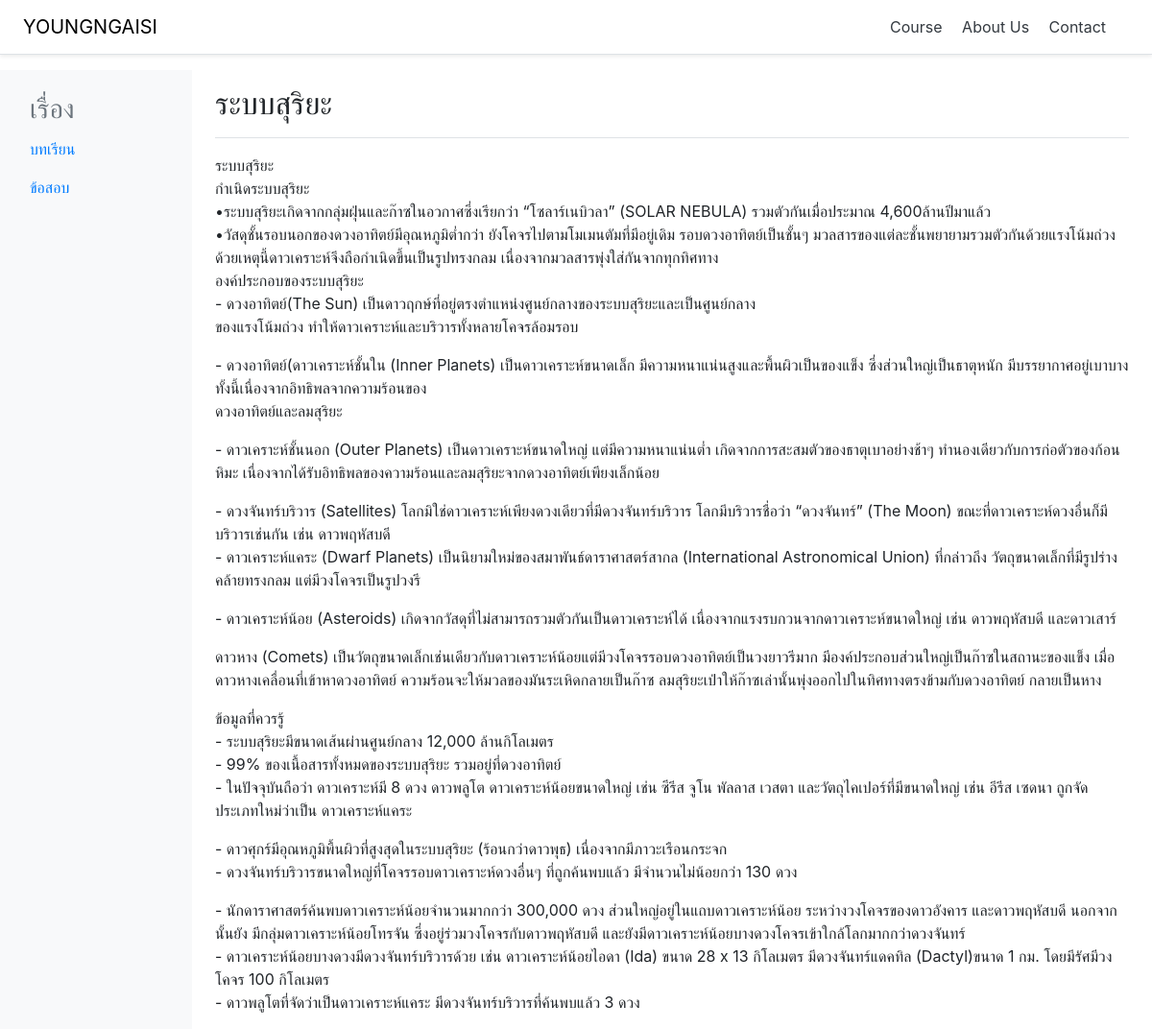
The app's page /coursedetail/9 with its own data.
### webapp/models.py (models this page shows, shortened)
class Course(models.Model):
    name = models.CharField(max_length=50)
    detail = models.TextField(max_length = 10000)
    Subject = models.ForeignKey('Subject', on_delete=models.CASCADE)
    img = models.ImageField(upload_to = 'static/image/',null = True,blank=True)

### webapp/views.py (the view)
# urls.py: path('coursedetail/<itemID>',views.coursedetail,name='coursedetail'),
def coursedetail(request,itemID):
    coursedt = Course.objects.get(pk=itemID)
    exam=coursedt.exam_set.get()
    return render (request,'coursedetail.html',{'course':coursedt,'exam':exam})

### templates/coursedetail.html (shortened to what this page needs)
 {% extends 'base.html' %}
 {% block content %}
 {% if course %}
  <div class="container-fluid">
  <div class="row">
    <nav class="col-md-2 d-none d-md-block bg-light sidebar">
      <div class="sidebar-sticky">
      <h3 class="sidebar-heading d-flex justify-content-between align-items-center px-3 mt-4 mb-1 text-muted">
          <span>เรื่อง</span>
        </h3>
        <ul class="nav flex-column">
          <li class="nav-item">
            <a class="nav-link" href="{% url 'coursedetail' course.id %}">
              บทเรียน
            </a>
          </li>
          <li class="nav-item">
            <a class="nav-link" href="{% url 'exam' exam.id %}">
              ข้อสอบ
            </a>
          </li>
      </div>
    </nav>
<main role="main" class="col-md-9 ml-sm-auto col-lg-10 px-4">
      <div class="d-flex justify-content-between flex-wrap flex-md-nowrap align-items-center pt-3 pb-2 mb-3 border-bottom">
        <h1 class="h2">{{course.name}}</h1>
      </div>
<div class="media">
  <div class="media-body">
      {% autoescape off %}
      {{course.detail|safe|linebreaks}}
      {% endautoescape %}
  </div>
</div>
{% endif %}
{% endblock %}

### templates/base.html (style rules this page uses)
a:link { text-decoration: none; }

### records on screen
Course: name "ระบบสุริยะ", detail "ระบบสุริยะ กำเนิดระบบสุริยะ •ระบบสุริยะเกิดจากกลุ่มฝุ่นและก๊าซในอวกาศซึ่งเรียกว่า “โซลาร์เนบิวลา” (SOLAR NEBULA) รวมตัวกันเมื่อประมาณ 4,600ล้านปีมาแล้ว •วัสดุชั้นรอบนอกของดวงอาทิตย์มีอุณหภูมิต่ำกว่า ยังโคจรไปตามโมเมนตัมที่มีอยู่เดิม รอบดวงอาทิตย์เป็นชั้นๆ มวลสารของแต่ละชั้นพยายามรวมตัวกันด้วยแรงโน้มถ่วง ด้วยเหตุนี้ดาวเคราะห์จึงถือกำเนิดขึ้นเป็นรูปทรงกลม เนื่องจากมวลสารพุ่งใส่กันจากทุกทิศทาง องค์ประกอบของระบบสุริยะ - ดวงอาทิตย์(The Sun) เป็นดาวฤกษ์ที่อยู่ตรงตำแหน่งศูนย์กลางของระบบสุริยะและเป็นศูนย์กลาง ของแรงโน้มถ่วง ทำให้ดาวเคราะห์และบริวารทั้งหลายโคจรล้อมรอบ - ดวงอาทิตย์(ดาวเคราะห์ชั้นใน (Inner Planets) เป็นดาวเคราะห์ขนาดเล็ก มีความหนาแน่นสูงและพื้นผิวเป็นของแข็ง ซึ่งส่วนใหญ่เป็นธาตุหนัก…"
